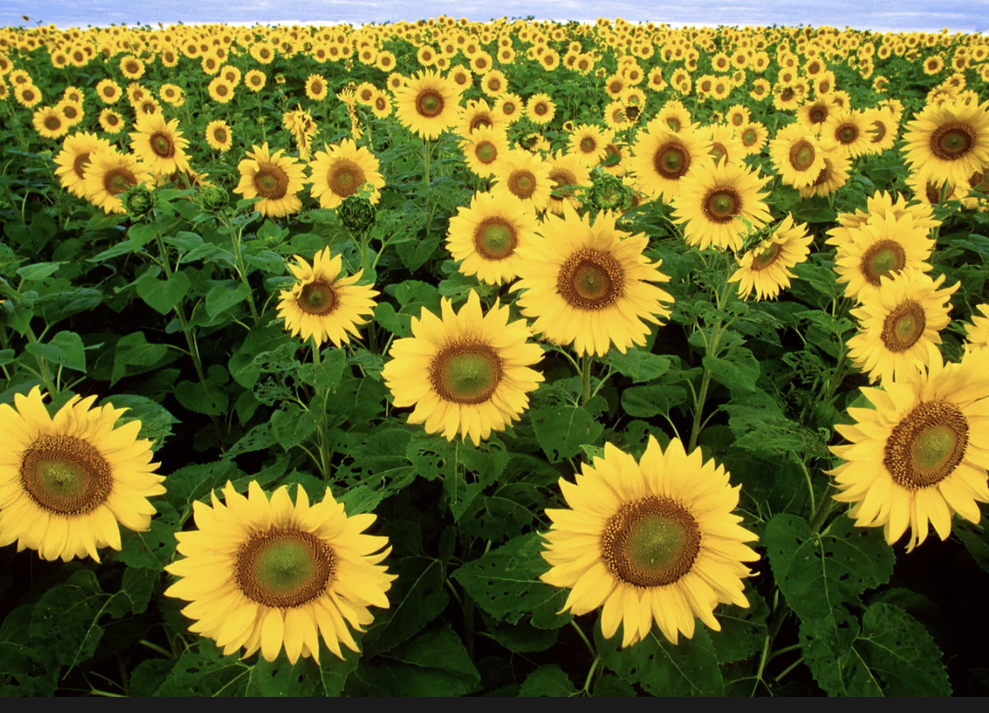
#> input picture algorithms_test/flower.png, 989 x 713 px, shrunk from 1168 x 842 before the run
$ python move.py
#> lines starting #> are read from the running program, lines starting #| are printed output that depends on the picture
import cv2
import numpy as np
def move_gray_image_processing(image, factor):
    # 将图像数据类型转换为int16
    image_int16 = image.astype(np.int16)

    # 应用对比度调整
    adjusted_image_int16 = image_int16 * factor

    # 将超出范围的像素值限制在0-255之间
    adjusted_image_int16[adjusted_image_int16 < 0] = 0
    adjusted_image_int16[adjusted_image_int16 > 255] = 255

    # 将图像数据类型转换回uint8
    adjusted_image = adjusted_image_int16.astype(np.uint8)

    return adjusted_image

# 读取灰度图像
image = cv2.imread('../flower.png', cv2.IMREAD_GRAYSCALE)
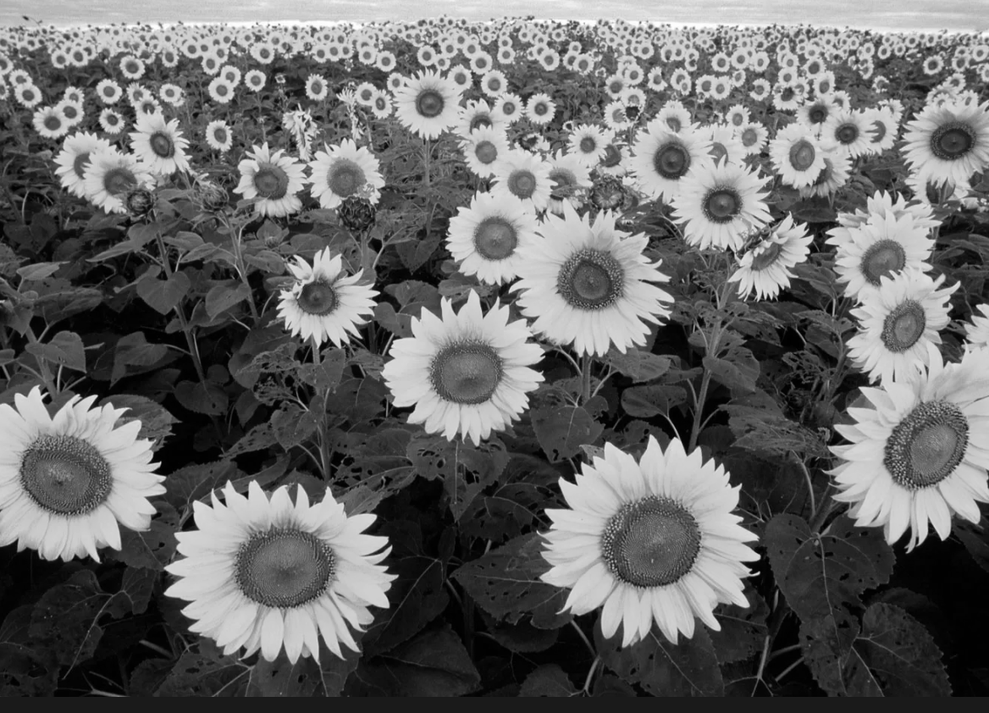
#> image: shape (713, 989); min 0, max 255, mean 103.7

# 调整对比度
adjusted_image = move_gray_image_processing(image, factor=1.5)
#> in move_gray_image_processing, `adjusted_image_int16[adjusted_image_int16 > 255] = 255`:
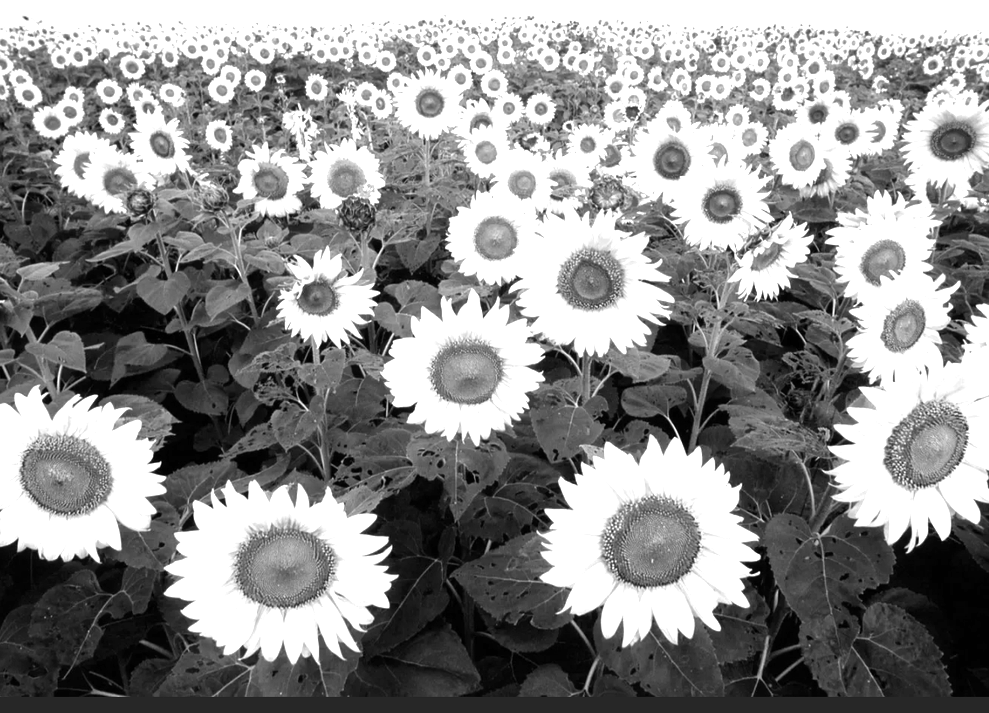
#> adjusted_image_int16: shape (713, 989) float64; min 0, max 255, mean 142.2

# 显示调整后的图像
cv2.imshow('Adjusted Image', adjusted_image)
cv2.waitKey(0)
cv2.destroyAllWindows()
